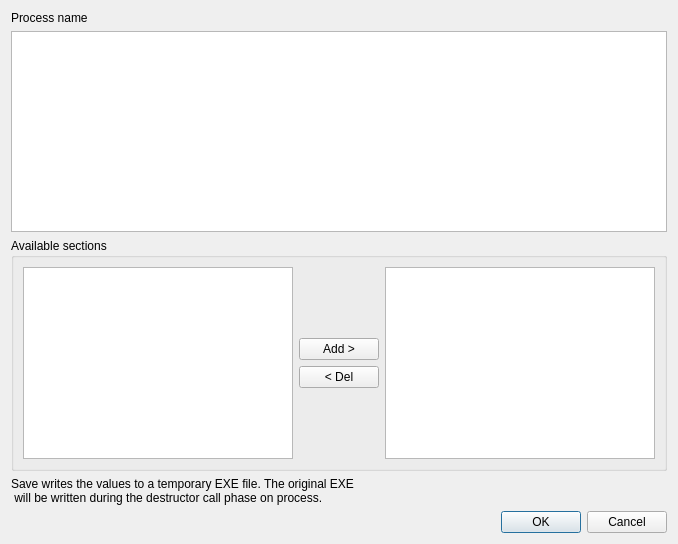
<?xml version="1.0" encoding="UTF-8"?>
<ui version="4.0">
 <class>writesectiontoexedialog</class>
 <widget class="QDialog" name="writesectiontoexedialog">
  <property name="geometry">
   <rect>
    <x>0</x>
    <y>0</y>
    <width>678</width>
    <height>544</height>
   </rect>
  </property>
  <property name="windowTitle">
   <string>Write section to exe file</string>
  </property>
  <property name="windowIcon">
   <iconset>
    <normaloff>:/Icons/car.png</normaloff>:/Icons/car.png</iconset>
  </property>
  <layout class="QVBoxLayout" name="verticalLayout_2">
   <item>
    <widget class="QLabel" name="label">
     <property name="text">
      <string>Process name</string>
     </property>
    </widget>
   </item>
   <item>
    <widget class="QListWidget" name="listWidgetProcesses"/>
   </item>
   <item>
    <widget class="QGroupBox" name="groupBox">
     <property name="title">
      <string>Available sections</string>
     </property>
     <layout class="QHBoxLayout" name="horizontalLayout">
      <item>
       <widget class="QListWidget" name="listWidgetAvailableSection"/>
      </item>
      <item>
       <layout class="QVBoxLayout" name="verticalLayout">
        <item>
         <spacer name="verticalSpacer">
          <property name="orientation">
           <enum>Qt::Vertical</enum>
          </property>
          <property name="sizeHint" stdset="0">
           <size>
            <width>20</width>
            <height>40</height>
           </size>
          </property>
         </spacer>
        </item>
        <item>
         <widget class="QPushButton" name="pushButtonAdd">
          <property name="text">
           <string>Add &gt;</string>
          </property>
         </widget>
        </item>
        <item>
         <widget class="QPushButton" name="pushButtonDel">
          <property name="text">
           <string>&lt; Del</string>
          </property>
         </widget>
        </item>
        <item>
         <spacer name="verticalSpacer_2">
          <property name="orientation">
           <enum>Qt::Vertical</enum>
          </property>
          <property name="sizeHint" stdset="0">
           <size>
            <width>20</width>
            <height>40</height>
           </size>
          </property>
         </spacer>
        </item>
       </layout>
      </item>
      <item>
       <widget class="QListWidget" name="listWidgetSelectedSection"/>
      </item>
     </layout>
    </widget>
   </item>
   <item>
    <widget class="QLabel" name="label_2">
     <property name="sizePolicy">
      <sizepolicy hsizetype="MinimumExpanding" vsizetype="Preferred">
       <horstretch>0</horstretch>
       <verstretch>0</verstretch>
      </sizepolicy>
     </property>
     <property name="text">
      <string>Save writes the values to a temporary EXE file. The original EXE 
 will be written during the destructor call phase on process.</string>
     </property>
     <property name="textFormat">
      <enum>Qt::AutoText</enum>
     </property>
     <property name="scaledContents">
      <bool>false</bool>
     </property>
    </widget>
   </item>
   <item>
    <layout class="QHBoxLayout" name="horizontalLayout_2">
     <item>
      <widget class="QDialogButtonBox" name="buttonBox">
       <property name="orientation">
        <enum>Qt::Horizontal</enum>
       </property>
       <property name="standardButtons">
        <set>QDialogButtonBox::Cancel|QDialogButtonBox::Ok</set>
       </property>
      </widget>
     </item>
    </layout>
   </item>
  </layout>
 </widget>
 <resources/>
 <connections>
  <connection>
   <sender>buttonBox</sender>
   <signal>accepted()</signal>
   <receiver>writesectiontoexedialog</receiver>
   <slot>accept()</slot>
   <hints>
    <hint type="sourcelabel">
     <x>248</x>
     <y>254</y>
    </hint>
    <hint type="destinationlabel">
     <x>157</x>
     <y>274</y>
    </hint>
   </hints>
  </connection>
  <connection>
   <sender>buttonBox</sender>
   <signal>rejected()</signal>
   <receiver>writesectiontoexedialog</receiver>
   <slot>reject()</slot>
   <hints>
    <hint type="sourcelabel">
     <x>316</x>
     <y>260</y>
    </hint>
    <hint type="destinationlabel">
     <x>286</x>
     <y>274</y>
    </hint>
   </hints>
  </connection>
 </connections>
</ui>
